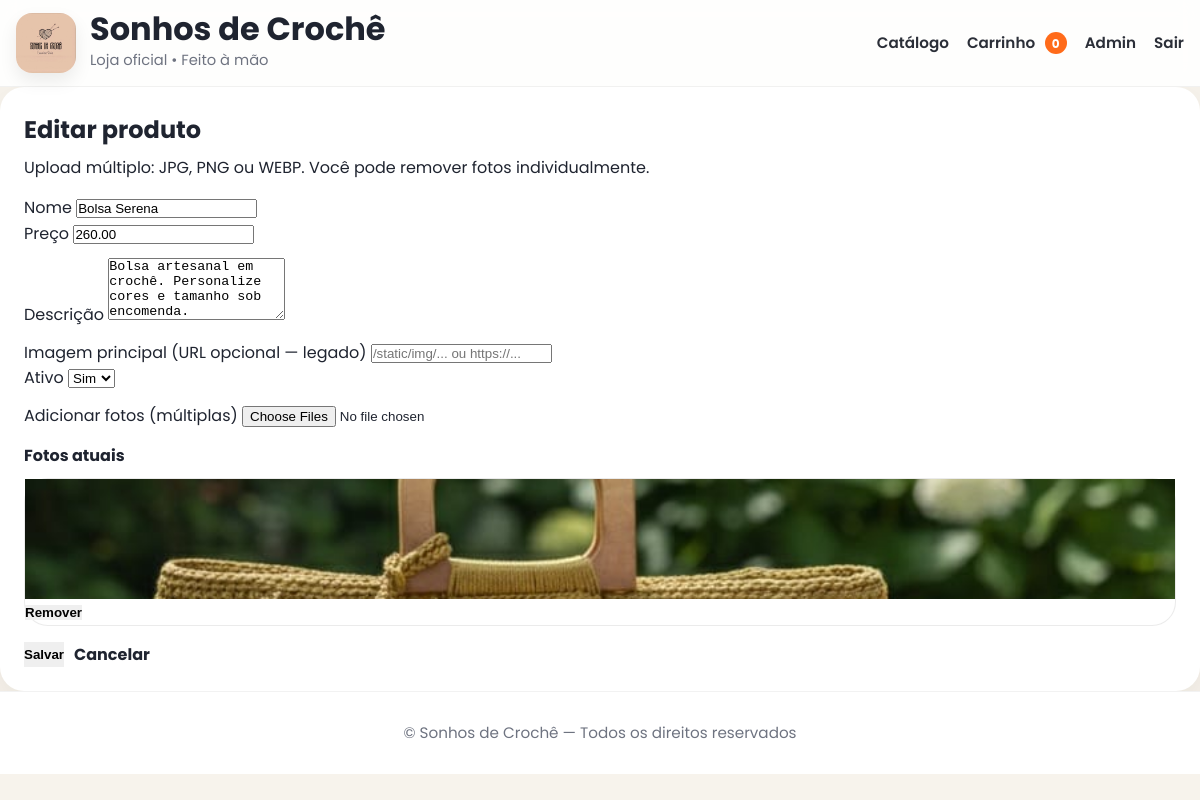
The app's page /admin/produtos/18/editar (signed in) with its own data.
### app.py (models this page shows)
class Product(db.Model):
    id = db.Column(db.Integer, primary_key=True)
    name = db.Column(db.String(120), nullable=False)
    description = db.Column(db.Text, default="")
    price = db.Column(db.Numeric(10, 2), nullable=False, default=0)
    image_url = db.Column(db.Text, default="")  # legado (opcional)
    is_active = db.Column(db.Boolean, default=True)
    created_at = db.Column(db.DateTime, nullable=False, default=datetime.utcnow)
    images = db.relationship("ProductImage", backref="product", cascade="all, delete-orphan", lazy=True)

class ProductImage(db.Model):
    id = db.Column(db.Integer, primary_key=True)
    product_id = db.Column(db.Integer, db.ForeignKey("product.id"), nullable=False, index=True)
    image_url = db.Column(db.Text, nullable=False)
    created_at = db.Column(db.DateTime, nullable=False, default=datetime.utcnow)

### app.py (the view)
    @app.get("/admin/produtos/<int:product_id>/editar")
    @login_required
    def admin_products_edit(product_id):
        product = Product.query.get_or_404(product_id)
        return render_template("admin_product_form.html", product=product)

### templates/admin_product_form.html (shortened to what this page needs)
{% extends "base.html" %}
{% block content %}
<div class="card form-card">
  <div class="card-pad">
    <h2 style="margin:0">{{ "Editar produto" if product else "Novo produto" }}</h2>
    <p class="muted" style="margin-top:6px">Upload múltiplo: JPG, PNG ou WEBP. Você pode remover fotos individualmente.</p>
    {% if product %}
      <form method="post" action="{{ url_for('admin_products_edit_post', product_id=product.id) }}" enctype="multipart/form-data" style="margin-top:14px">
    {% else %}
      <form method="post" action="{{ url_for('admin_products_new_post') }}" enctype="multipart/form-data" style="margin-top:14px">
    {% endif %}
      <div class="form-row">
        <div>
          <label class="muted">Nome</label>
          <input type="text" name="name" value="{{ product.name if product else '' }}" required>
        </div>
        <div>
          <label class="muted">Preço</label>
          <input type="text" name="price" value="{{ ('%.2f'|format(product.price)) if product else '' }}" placeholder="120,00" required>
        </div>
      </div>
      <div style="margin-top:12px">
        <label class="muted">Descrição</label>
        <textarea name="description" rows="4">{{ product.description if product else '' }}</textarea>
      </div>
      <div class="form-row" style="margin-top:12px">
        <div>
          <label class="muted">Imagem principal (URL opcional — legado)</label>
          <input type="text" name="image_url" value="{{ product.image_url if product else '' }}" placeholder="/static/img/... ou https://...">
        </div>
        <div>
          <label class="muted">Ativo</label>
          <select name="is_active">
            <option value="on" {% if (product and product.is_active) or (not product) %}selected{% endif %}>Sim</option>
          </select>
        </div>
      </div>
      <div style="margin-top:12px">
        <label class="muted">Adicionar fotos (múltiplas)</label>
        <input type="file" name="image_files" multiple accept=".jpg,.jpeg,.png,.webp">
      </div>
      {% if product and product.images and product.images|length > 0 %}
      <div style="margin-top:14px">
        <strong>Fotos atuais</strong>
        <div class="grid" style="grid-template-columns:repeat(auto-fit,minmax(120px,1fr));gap:10px;margin-top:10px">
          {% for im in product.images %}
          <div class="card" style="padding:0;box-shadow:none;border:1px solid rgba(0,0,0,.08)">
            <img src="{{ im.image_url }}" style="width:100%;height:120px;object-fit:cover;display:block" alt="Foto">
            <form method="post" action="{{ url_for('admin_product_image_delete', image_id=im.id) }}">
              <button class="btn danger block" style="border-radius:0">Remover</button>
            </form>
          </div>
          {% endfor %}
        </div>
      </div>
      {% endif %}
      <div style="display:flex;gap:10px;flex-wrap:wrap;margin-top:16px">
        <button type="submit" class="btn primary">Salvar</button>
        <a class="btn soft" href="{{ url_for('admin_products') }}">Cancelar</a>
      </div>
    </form>
  </div>
</div>
{% endblock %}

### static/css/premium.css (style rules this page uses)
:root { --bg:#f7f3ec; --surface:#ffffff; --surface-soft:#fbf8f2; --text:#1f2430; --muted:#6e7380; --gold:#c8a24e; --gold-dark:#b88f39; --line:#e8dfd0; --shadow:0 14px 40px rgba(33, 24, 9, .08); --shadow-hover:0 22px 56px rgba(33, 24, 9, .14); --radius:28px; }
* { margin:0; padding:0; box-sizing:border-box; }
html { scroll-behavior:smooth; }
body { font-family:'Poppins',sans-serif; background:var(--bg); color:var(--text); line-height:1.6; }
img { display:block; max-width:100%; }
a { color:inherit; }
.btn { display:inline-flex; align-items:center; justify-content:center; text-decoration:none; border:none; cursor:pointer; transition:.25s ease; font-weight:700; }
.login-box, .card { background:var(--surface); border-radius:24px; box-shadow:var(--shadow); }
.card { padding:24px; }

### records on screen
Product: name "Bolsa Serena", price "260.00", description "Bolsa artesanal em crochê. Personalize cores e tamanho sob encomenda.", is_active "Sim"
ProductImage: image_url (picture)

### other values on screen
{{ STORE_NAME() }} "Sonhos de Crochê"
{{ cart_count() }} "0"
{{ "Editar produto" if product else "Novo produto" }} "Editar produto"
